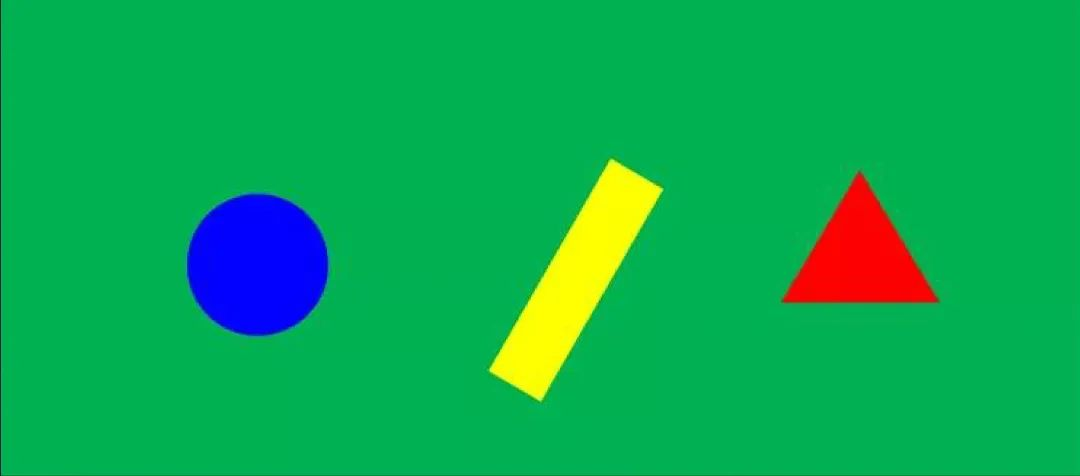
//> input picture resources/task.jpg, 1080 x 476 px
$ ./main   (built with g++ and OpenCV 4)
//> lines starting //> are read from the running program, lines starting //| are printed output that depends on the picture; after the words box and inside, x2 and y2 are one past the last pixel; in counts of white or black regions, pixels touching at a corner belong together
//> further down, img is the input picture: 476 rows x 1080 cols, CV_8UC3; mean B, G, R 82.9, 169.8, 13.1
### Detector.hpp
#pragma once
#include <opencv2/imgcodecs.hpp>
#include <opencv2/imgproc.hpp>
#include <opencv2/highgui.hpp>

using namespace cv;
using namespace std;

class Detector {
private:
	Mat _img;
	vector<Point> _points;

public:
	void set_img(Mat & img);

	vector<Point> detect();

	void print();
};

### Detector.cpp
#include "Detector.hpp"
#include <iostream>


using namespace cv;
using namespace std;

bool comp(vector<Point> a, vector<Point> b) {
	return a.size() < b.size();
}

void Detector::set_img(Mat &img) {
	_img = img.clone();
}

vector<Point> Detector::detect() {
	vector<vector<Point>> contours;

	vector<Vec4i> hierarchy;

	cvtColor(_img, _img, COLOR_BGR2GRAY);
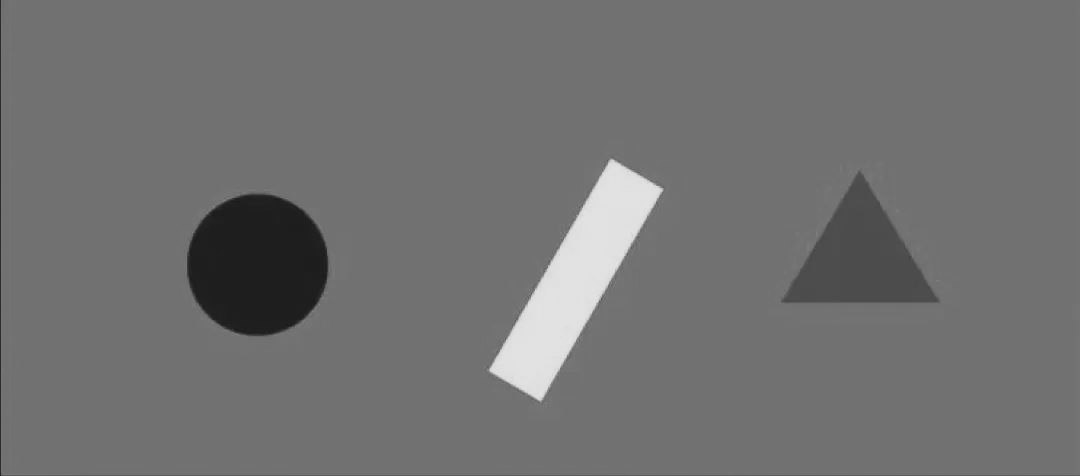
//> _img: 476 rows x 1080 cols, CV_8UC1; min 24, max 230, mean 112.9
	GaussianBlur(_img,_img, Size(5, 5), 5, 0);
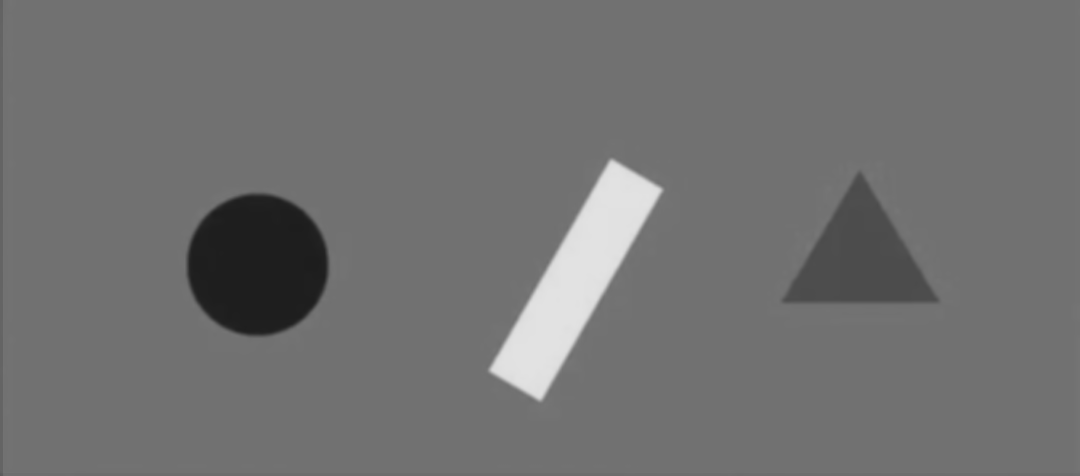
//> _img: 476 rows x 1080 cols, CV_8UC1; 6.37% of pixels changed, all inside (x1, y1, x2, y2) = (0, 0, 1080, 476)
	Canny(_img, _img, 35, 85);
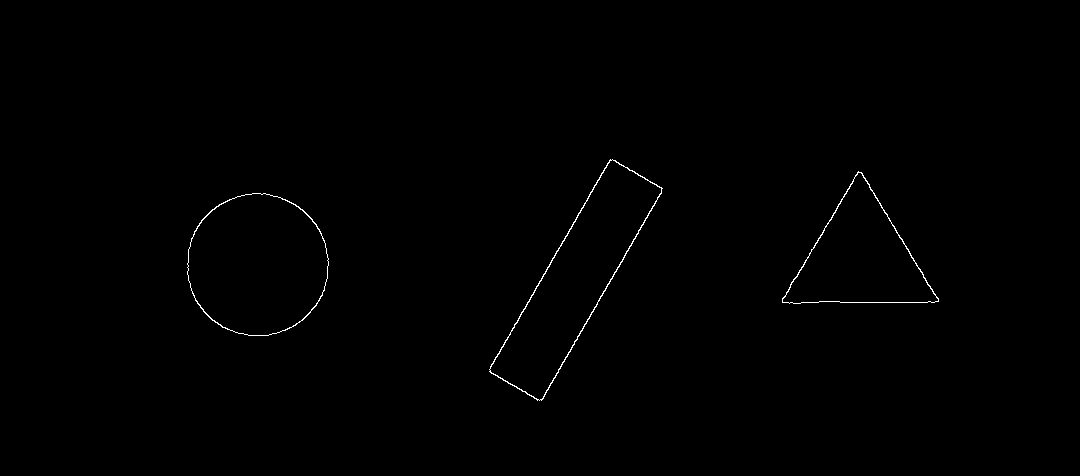
//> _img: 476 rows x 1080 cols, CV_8UC1; 0.37% white in thin lines or dots, all inside (x1, y1, x2, y2) = (187, 159, 939, 401)
	Mat kernel = getStructuringElement(MORPH_RECT, Size(2, 2));
	dilate(_img, _img, kernel);
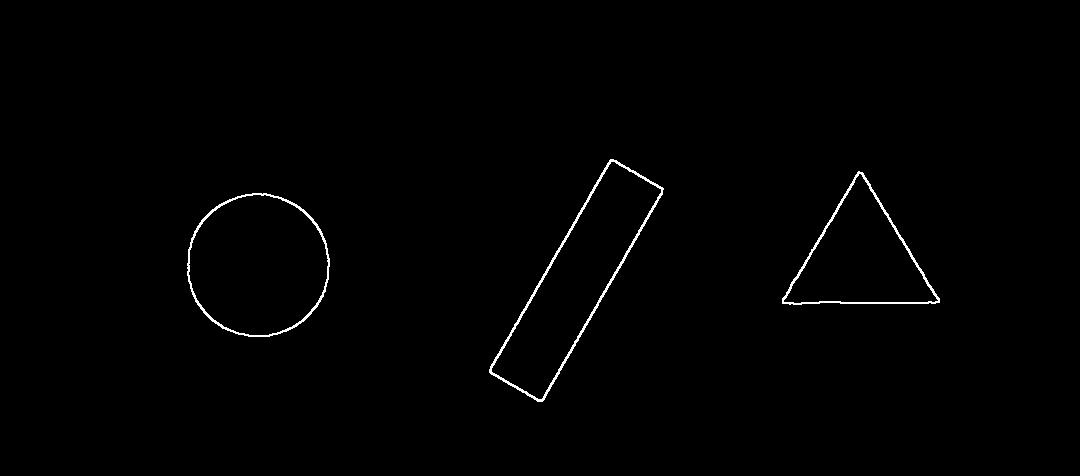
//> _img: 476 rows x 1080 cols, CV_8UC1; 0.75% white in thin lines or dots, all inside (x1, y1, x2, y2) = (187, 159, 940, 402)
	findContours(_img, contours, hierarchy, RETR_EXTERNAL, CHAIN_APPROX_SIMPLE);
//> contours = 3 contours; box (x1, y1, x2, y2) and area: (187, 193, 330, 337) 16044, (489, 159, 664, 402) 15391, (782, 171, 940, 305) 10824

	vector<vector<Point>> conPoly(contours.size());
//> conPoly = 3 empty contours

	for (int i = 0; i < contours.size(); i++) {
		if (contourArea(contours[i]) > 500) {
			float peri = arcLength(contours[i],true);
			approxPolyDP(contours[i], conPoly[i], 0.02 * peri, true);
		}
	}
//> this loop made 3 passes
//> peri on passes 1 to 3: 476.4, 491.1, 656.3

	sort(conPoly.begin(),conPoly.end(),comp);
//> conPoly = 3 contours; box (x1, y1, x2, y2) and area: (188, 194, 330, 337) 14630, (489, 159, 663, 402) 14283, (782, 171, 940, 303) 10124

	for (int i = 0; i < conPoly.size(); i++) {
		Point p;
		for (int j = 0; j < conPoly[i].size(); j++) {
			p.x += conPoly[i][j].x / conPoly[i].size();
			p.y += conPoly[i][j].y / conPoly[i].size();
		}
		_points.push_back(p);
	}
//> this loop made 3 passes

	return _points;
}

void  Detector::print() {
		cout << "三角形: " << "x:" << _points[0].x << ", y:" << _points[0].y << endl;
		cout << "正方形: " << "x:" << _points[1].x << ", y:" << _points[1].y << endl;
		cout << "圓形: " << "x:" << _points[2].x << ", y:" << _points[2].y << endl;
}

### main.cpp
#include <iostream>
#include "Detector.hpp"

using namespace std;
using namespace cv;


int main() {
	Detector D;

	vector<Point> points;

	Mat img = imread("resources/task.jpg");
	D.set_img(img);
	points = D.detect();
	D.print();

	for (int i = 0; i < points.size(); i++) {
		circle(img, points[i], 3, Scalar(0, 255, 0), FILLED);
	}
//> img: 476 rows x 1080 cols, CV_8UC3; 87 pixels changed, all inside (x1, y1, x2, y2) = (251, 253, 863, 283)

	imshow("img", img);
	waitKey(0);


	system("pause");
	return 0;
}
